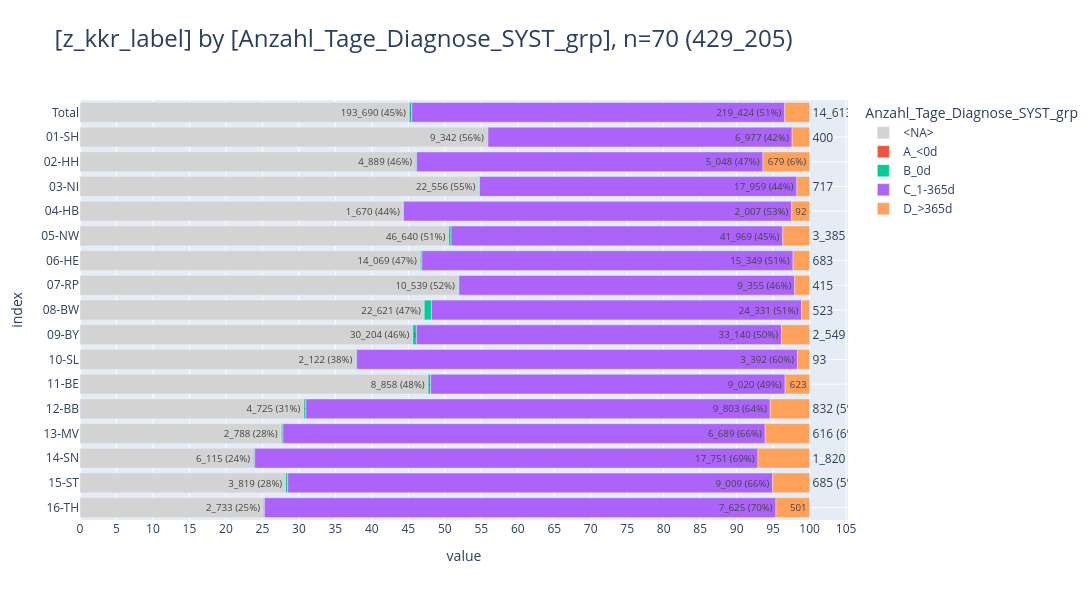

Source (notebook cell):
### Code cell
# # ! important: only join SYST x TUM, no OP
_df = (t_syst
    # * join all (filtered) tums
    .join(t_tum, "z_tum_id", "right")
    .project("""--sql
        z_kkr_label,
        case 
            when Anzahl_Tage_Diagnose_SYST is null then '<NA>'
            when Anzahl_Tage_Diagnose_SYST < 0 then 'A_<0d'
            when Anzahl_Tage_Diagnose_SYST = 0 then 'B_0d'
            when Anzahl_Tage_Diagnose_SYST < 365 then 'C_1-365d'
            else 'D_>365d' end as Anzahl_Tage_Diagnose_SYST_grp
        """)
    .to_df()
)
_=pls.plot_stacked_bars(_df, relative=True, height=600, show_total=True, orientation='h', show_pct_bar=True,)

### Figure 1 — Plotly figure (JSON) as saved in the notebook; plotly's stock layout.template omitted (floating-point values rounded to 4 significant figures)
{"data": [{"hovertemplate": "col=<NA><br>value=%{x}<br>index=%{y}<br>cnt_pct_bar_str=%{text}<extra></extra>", "legendgroup": "<NA>", "marker": {"color": "lightgray", "pattern": {"shape": ""}}, "name": "<NA>", "orientation": "h", "showlegend": true, "text": ["193_690 (45%)", "9_342 (56%)", "4_889 (46%)", "22_556 (55%)", "1_670 (44%)", "46_640 (51%)", "14_069 (47%)", "10_539 (52%)", "22_621 (47%)", "30_204 (46%)", "2_122 (38%)", "8_858 (48%)", "4_725 (31%)", "2_788 (28%)", "6_115 (24%)", "3_819 (28%)", "2_733 (25%)"], "textposition": "auto", "type": "bar", "x": [193690, 9342, 4889, 22556, 1670, 46640, 14069, 10539, 22621, 30204, 2122, 8858, 4725, 2788, 6115, 3819, 2733], "xaxis": "x", "y": [" Total", "01-SH", "02-HH", "03-NI", "04-HB", "05-NW", "06-HE", "07-RP", "08-BW", "09-BY", "10-SL", "11-BE", "12-BB", "13-MV", "14-SN", "15-ST", "16-TH"], "yaxis": "y"}, {"hovertemplate": "col=A_<0d<br>value=%{x}<br>index=%{y}<br>cnt_pct_bar_str=%{text}<extra></extra>", "legendgroup": "A_<0d", "marker": {"color": "#EF553B", "pattern": {"shape": ""}}, "name": "A_<0d", "orientation": "h", "showlegend": true, "text": ["3", "3"], "textposition": "auto", "type": "bar", "x": [3, 3], "xaxis": "x", "y": [" Total", "13-MV"], "yaxis": "y"}, {"hovertemplate": "col=B_0d<br>value=%{x}<br>index=%{y}<br>cnt_pct_bar_str=%{text}<extra></extra>", "legendgroup": "B_0d", "marker": {"color": "#00CC96", "pattern": {"shape": ""}}, "name": "B_0d", "orientation": "h", "showlegend": true, "text": ["1_475", "13", "17", "38", "1", "291", "62", "18", "475", "325", "7", "64", "42", "23", "46", "38", "15"], "textposition": "auto", "type": "bar", "x": [1475, 13, 17, 38, 1, 291, 62, 18, 475, 325, 7, 64, 42, 23, 46, 38, 15], "xaxis": "x", "y": [" Total", "01-SH", "02-HH", "03-NI", "04-HB", "05-NW", "06-HE", "07-RP", "08-BW", "09-BY", "10-SL", "11-BE", "12-BB", "13-MV", "14-SN", "15-ST", "16-TH"], "yaxis": "y"}, {"hovertemplate": "col=C_1-365d<br>value=%{x}<br>index=%{y}<br>cnt_pct_bar_str=%{text}<extra></extra>", "legendgroup": "C_1-365d", "marker": {"color": "#AB63FA", "pattern": {"shape": ""}}, "name": "C_1-365d", "orientation": "h", "showlegend": true, "text": ["219_424 (51%)", "6_977 (42%)", "5_048 (47%)", "17_959 (44%)", "2_007 (53%)", "41_969 (45%)", "15_349 (51%)", "9_355 (46%)", "24_331 (51%)", "33_140 (50%)", "3_392 (60%)", "9_020 (49%)", "9_803 (64%)", "6_689 (66%)", "17_751 (69%)", "9_009 (66%)", "7_625 (70%)"], "textposition": "auto", "type": "bar", "x": [219424, 6977, 5048, 17959, 2007, 41969, 15349, 9355, 24331, 33140, 3392, 9020, 9803, 6689, 17751, 9009, 7625], "xaxis": "x", "y": [" Total", "01-SH", "02-HH", "03-NI", "04-HB", "05-NW", "06-HE", "07-RP", "08-BW", "09-BY", "10-SL", "11-BE", "12-BB", "13-MV", "14-SN", "15-ST", "16-TH"], "yaxis": "y"}, {"hovertemplate": "col=D_>365d<br>value=%{x}<br>index=%{y}<br>cnt_pct_bar_str=%{text}<extra></extra>", "legendgroup": "D_>365d", "marker": {"color": "#FFA15A", "pattern": {"shape": ""}}, "name": "D_>365d", "orientation": "h", "showlegend": true, "text": ["14_613", "400", "679 (6%)", "717", "92", "3_385", "683", "415", "523", "2_549", "93", "623", "832 (5%)", "616 (6%)", "1_820 (7%)", "685 (5%)", "501"], "textposition": "auto", "type": "bar", "x": [14613, 400, 679, 717, 92, 3385, 683, 415, 523, 2549, 93, 623, 832, 616, 1820, 685, 501], "xaxis": "x", "y": [" Total", "01-SH", "02-HH", "03-NI", "04-HB", "05-NW", "06-HE", "07-RP", "08-BW", "09-BY", "10-SL", "11-BE", "12-BB", "13-MV", "14-SN", "15-ST", "16-TH"], "yaxis": "y"}], "layout": {"barmode": "relative", "barnorm": "percent", "height": 600, "legend": {"title": {"text": "Anzahl_Tage_Diagnose_SYST_grp"}, "tracegroupgap": 0, "traceorder": "normal"}, "title": {"font": {"size": 24}, "text": "[z_kkr_label] by [Anzahl_Tage_Diagnose_SYST_grp], n=70 (429_205)", "xanchor": "left", "y": 0.95, "yanchor": "top"}, "width": 2000, "xaxis": {"anchor": "y", "domain": [0, 1], "dtick": 5, "gridwidth": 1, "showgrid": true, "title": {"text": "value"}}, "yaxis": {"anchor": "x", "categoryarray": ["16-TH", "15-ST", "14-SN", "13-MV", "12-BB", "11-BE", "10-SL", "09-BY", "08-BW", "07-RP", "06-HE", "05-NW", "04-HB", "03-NI", "02-HH", "01-SH", " Total"], "categoryorder": "array", "domain": [0, 1], "gridwidth": 1, "showgrid": true, "title": {"text": "index"}}}}
